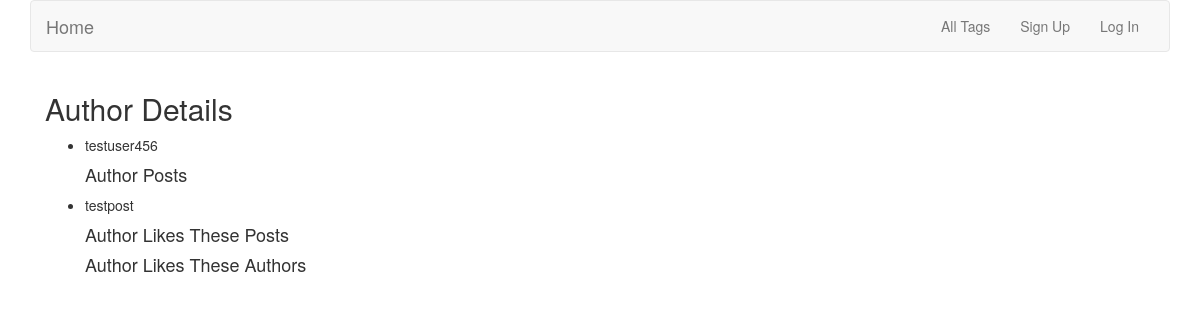
Page /author/2 on the earlier database version.
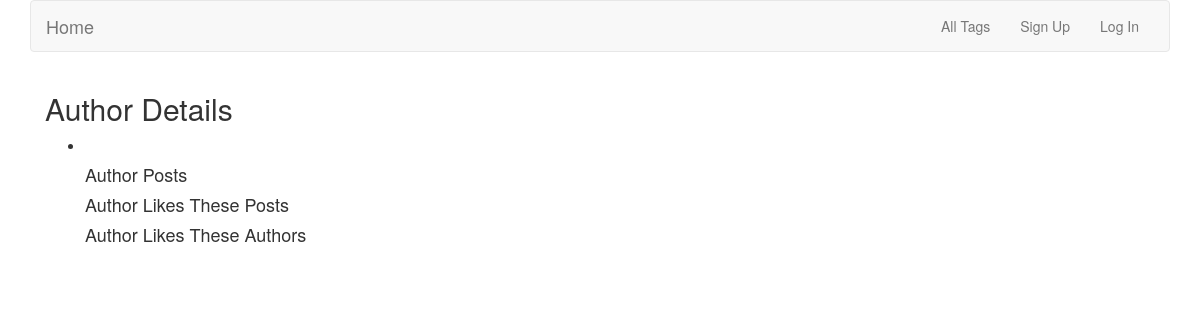
Same page on the later database version.
### socialapp/models.py (models this page shows, shortened)
class UserProfile(models.Model):
    user = models.OneToOneField("auth.User")
    screen_name = models.CharField(max_length=50)
    likes = models.ManyToManyField(Post, related_name="user_likes")
    friends = models.ManyToManyField('auth.User', related_name='friend')

class Post(models.Model):
    title = models.CharField(max_length=100)
    blog = models.TextField()
    activity = models.CharField(max_length=30, choices=CHOICES)
    user = models.ForeignKey('auth.User')
    post_time = models.DateTimeField(auto_now_add=True)
    post_tags = models.ManyToManyField(Tag)
    class Meta:
        ordering = ["-post_time"]

### socialapp/views.py (the view)
# urls.py: url(r'author/(?P<pk>\d+)', AuthorView.as_view(), name="author"),
class AuthorView(DetailView):
    model = UserProfile

### templates/socialapp/userprofile_detail.html (shortened to what this page needs)
{% extends 'base.html' %}
{% block content %}
    <div class="container">
        <h2>Author Details</h2>
        <ul>
            <li>{{ userprofile.screen_name }}</li>
            <h4>Author Posts</h4>
            {% for post in userprofile.user.post_set.all %}
            <li>{{ post.title }}</li>
            {% endfor %}
            <h4>Author Likes These Posts</h4>
            <h4>Author Likes These Authors</h4>
        </ul>
    </div>
{% endblock %}

Differences in the rows shown:
no longer on this page (row edited): UserProfile: screen_name "testuser456"
removed Post: title "testpost"
